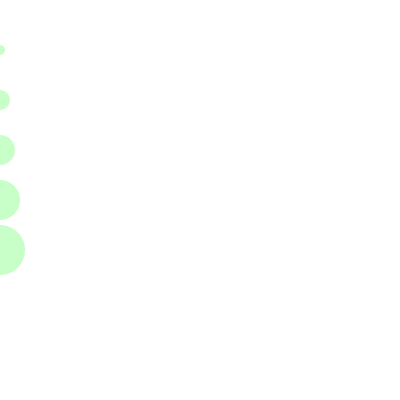
Frame 1 (no input)
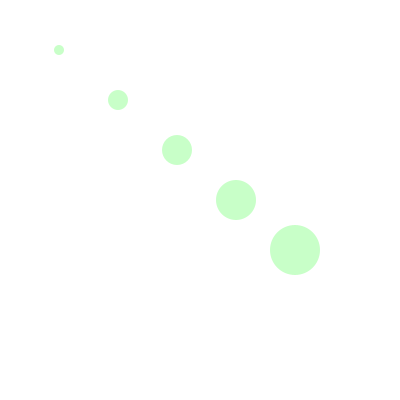
Frame 60 (the mouse pressed at the canvas centre just before this capture)
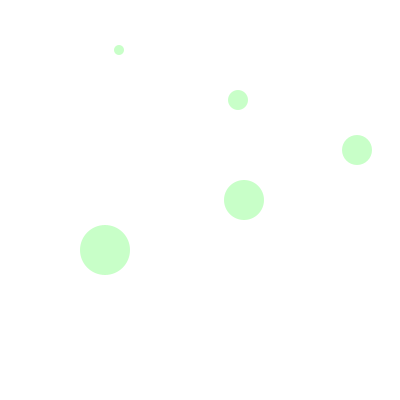
Frame 120 (the mouse held since frame 60 and released just before this capture)

The Processing sketch that drew these frames (run headless with seeded random() and noise(); from frame 60 on, the mouse is pressed at the canvas centre):

// Processing sketch: ex91
// ── ex91.pde
float[] x, y, d, vx;
int ballNum = 5;

void setup(){
	size(400, 400);
	smooth();
	noStroke();
	fill(200, 255, 200);
	frameRate(30);
	d = new float[ballNum];
	x = new float[ballNum];
	y = new float[ballNum];
	vx = new float[ballNum];
	for(int i = 0; i < ballNum; i++){
        d[i] = 10 + 10 * i;
		y[i] = 50 + 50 * i;
		vx[i] = 1 + i;
	}
}

void draw(){
	background(255);
    for (int i = 0; i < ballNum; ++i) {
    	ellipse(x[i], y[i], d[i], d[i]); 
	    x[i] += vx[i];
	    if(x[i] < 0 || x[i] + d[i] > width){
		    vx[i] *= -1; 
		    if(x[i] < 0) x[i] *= -1; 
		    else if(x[i] + d[i] > width) x[i] = 2 * (width - d[i]) - x[i]; 
	    }
    }
}
